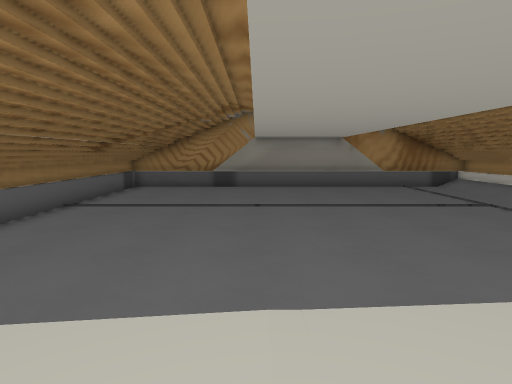
[1] (above)

12 first-person views from a walk through a 3-D level made in the Godot game engine. The camera is 1.4 m above the floor, tilts 6° down and sees 70° across. The floor is counted in squares, 1 m on a side. Each view is taken from the middle of a square. On the plan, view 1 faces up. The plan holds only what a view shows up to about 16 squares ahead; the rest is blank.

[2]
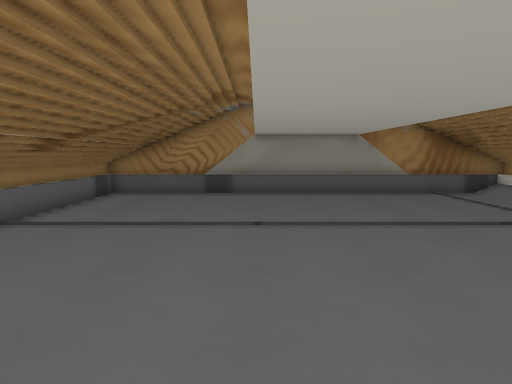

[3]
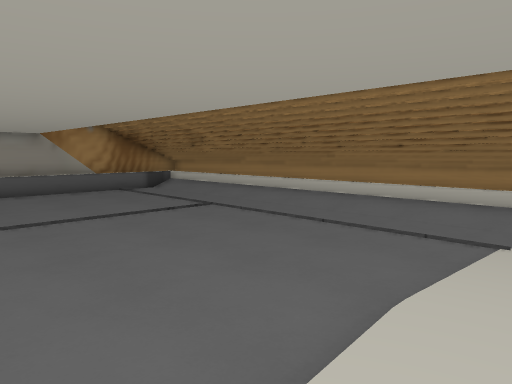

[4]
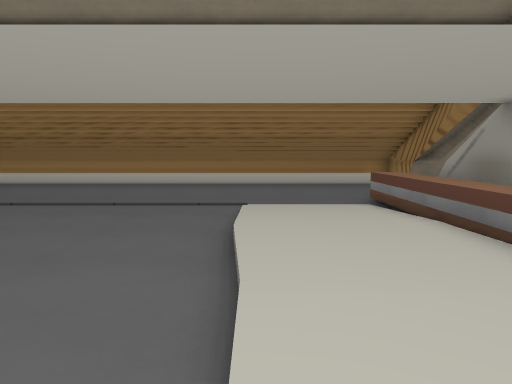

[5]
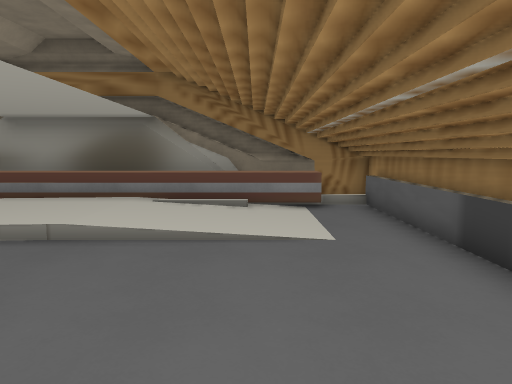

[6]
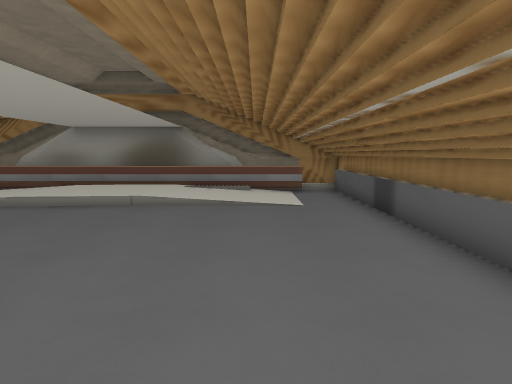

[7]
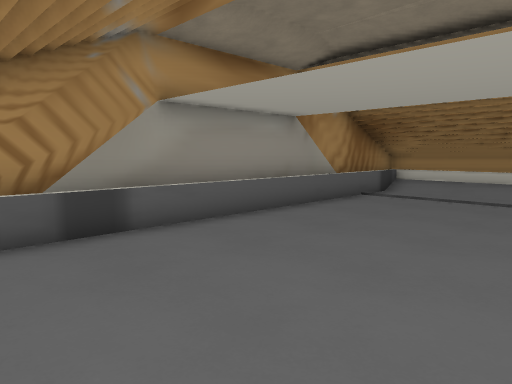

[8]
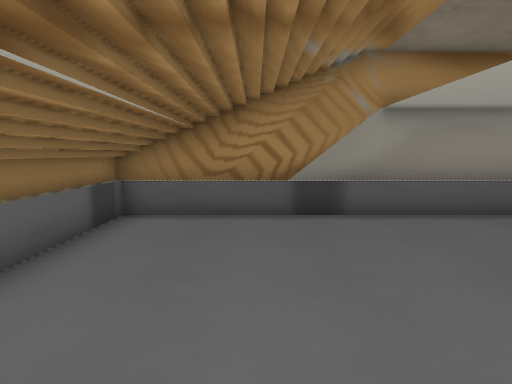

[9]
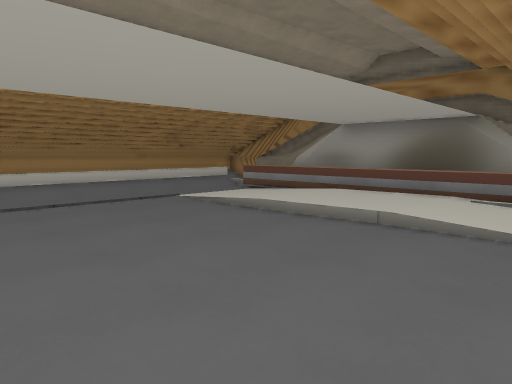

[10]
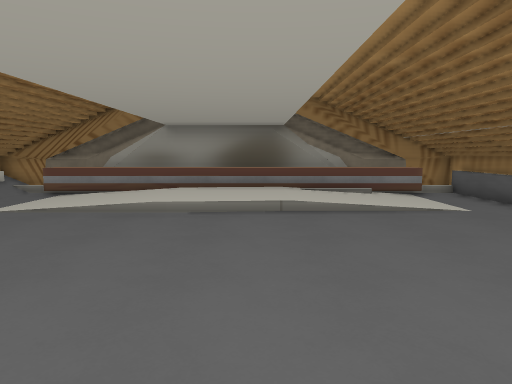

[11]
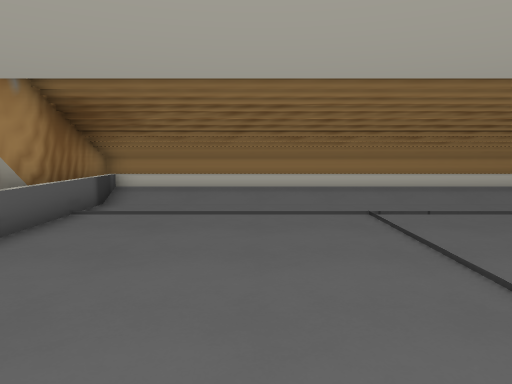

[12]
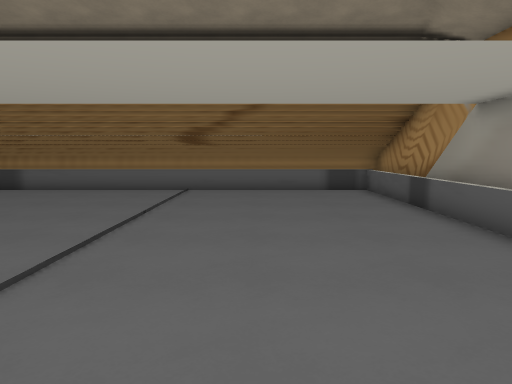

### Floor plan
Key: @ floor where view 1 was taken; # wall or solid block; . main floor; : floor 0.25 m higher than the main floor; / step, stairs or slope; = window, fence, low wall or low ledge; ^ raised ledge.
Columns run from 6 left of view 1 to 11 right of it. Each row starts with its distance up from view 1.
 19 ################^
 18 ^...............^
 17 ^...............^
 16 ^...............^
 15 ^...............^
 14 ^...............^
 13 ^...............^
 12 ^...............^
 11 ^...............^
 10 ^...............^
  9 ^...............^
  8 ^...............^
  7 ^...............^
  6 ^...............^
  5 ^...............^
  4 ^...............^
  3 ^...////::::....^
  2 ^...::::::::....^
  1 ^...::::::::....^
  0 ^..//:@:::::....^
 -1 ^#=^^^^###^^^^=.^
 -2 ^###############^#

Where each view was taken, in squares from view 1:
view 1: 0 up, 0 right, facing up
view 2: 3 up, 0 right, facing up
view 3: 2 up, 0 right, facing up-right
view 4: 3 up, 3 left, facing right
view 5: 9 up, 3 left, facing down
view 6: 13 up, 3 left, facing down
view 7: 12 up, 4 left, facing up-right
view 8: 10 up, 3 left, facing up
view 9: 10 up, 3 left, facing down-right
view 10: 12 up, 1 right, facing down
view 11: 14 up, 1 left, facing right
view 12: 14 up, 8 right, facing left
